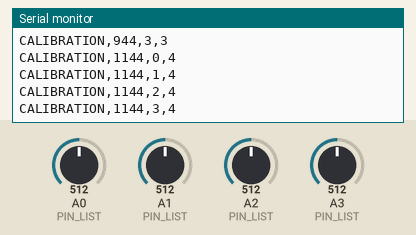
A sketch run on a simulated Arduino Uno, built with avr-gcc and run on an emulated ATmega328P. Parts: the last lines printed to the serial monitor. The test bench sets the inputs (shaded band); at power-on: A0 (PIN_LIST) = 512, A1 (PIN_LIST) = 512, A2 (PIN_LIST) = 512, A3 (PIN_LIST) = 512.

Above: at 1.2 s.
1.3 s: A0 (PIN_LIST) set to 716
At 1.5 s:
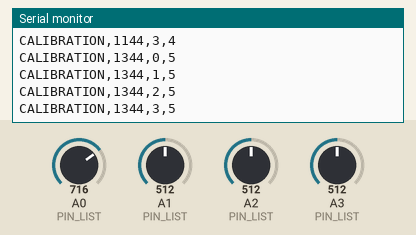
4.6 s: A1 (PIN_LIST) set to 716
At 5.3 s:
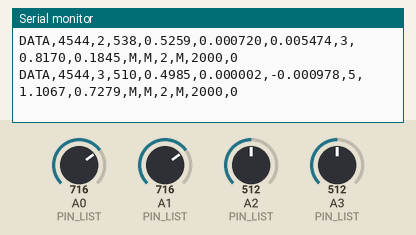
7.9 s: A2 (PIN_LIST) set to 716
At 9.9 s:
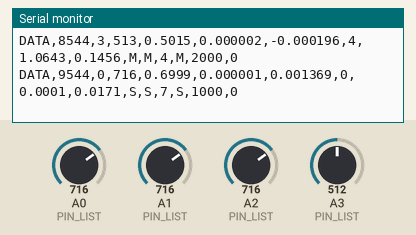
10.0 s: A3 (PIN_LIST) set to 716
At 11.3 s:
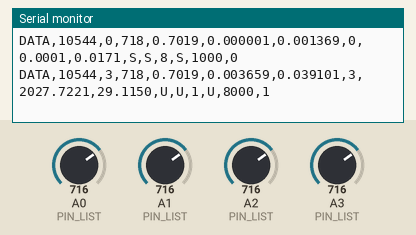
11.5 s: A0 (PIN_LIST) set to 992
At 12.9 s:
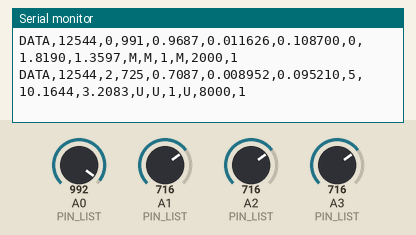
13.0 s: A1 (PIN_LIST) set to 992
At 14.9 s:
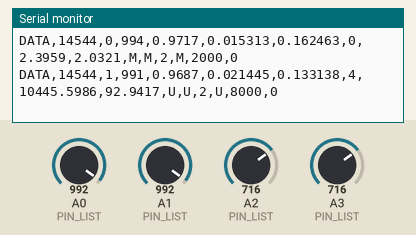
Timing chart, 0 to 15.5 s (numbered marks = the images above; inputs shaded):
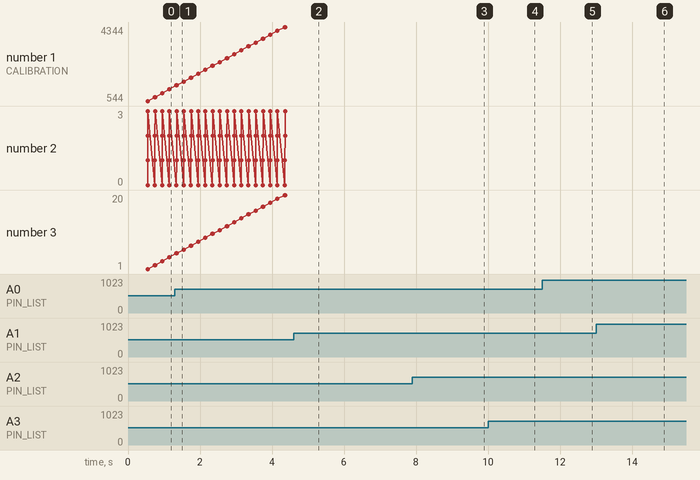

The sketch:

sketch.ino
```cpp
// =============================================================================
//  sketch.ino -- Persistence-Aware Adaptive Sampling for Resource-Efficient
//  IoT Sensing. Implements the locked v4 design in full:
//    sensor -> sliding window -> VAR/TRD/SFI -> calibration normalization ->
//    raw state (S/M/V/U) -> K-consecutive persistence gate -> confirmed
//    state -> state-indexed sampling interval -> next acquisition.
//
//  Board: Arduino Uno. 4 channels on A0-A3 (see diagram.json).
//  Configure ONE experiment (mode, indicator set, K, seed) in config.h,
//  upload, capture Serial Monitor output, repeat per README.md's run matrix.
// =============================================================================

#include <Arduino.h>
#include <math.h>

#include "config.h"
#include "diagnostics.h"
#include "feature_extraction.h"
#include "calibration.h"
#include "classifier.h"
#include "persistence.h"
#include "signal_generator.h"
#include "baselines.h"
#include "logger.h"

// ---- Per-sensor runtime state ----------------------------------------------
const int PIN_LIST[NUM_SENSORS] = ANALOG_PINS;

SlidingWindow          g_window[NUM_SENSORS];
CalibrationState       g_cal[NUM_SENSORS];
PersistenceState       g_pers[NUM_SENSORS];
ThresholdBaselineState g_tb[NUM_SENSORS];

unsigned long g_sampleIndex[NUM_SENSORS];       // total acquisitions incl. warm-up
unsigned long g_activeCount[NUM_SENSORS];       // acquisitions excl. warm-up
unsigned long g_nextDueMs[NUM_SENSORS];
unsigned long g_currentIntervalMs[NUM_SENSORS];

unsigned long g_startMs;
bool g_summaryPrinted = false;

ExecTimeStats g_execStats;

bool g_groundTruthLogged[NUM_SENSORS];
bool g_eventResponseLogged[NUM_SENSORS];

// Transient scenario: count classifications actually taken DURING the
// disturbance window, per v4 S13's mandatory verification requirement.
unsigned long g_transientClassificationCount[NUM_SENSORS];
bool g_inTransientWindow[NUM_SENSORS];

static int scenarioForSignal() {
  return sg_effectiveScenario(EXPERIMENT_MODE);
}

// Returns true if sensor s has a scripted ground-truth event in this
// scenario, and writes its start/end time (ms) and label.
static bool getEventWindow(int s, int scenarioMode, unsigned long &startMs,
                            unsigned long &endMs, const char *&label) {
  if ((scenarioMode == MODE_GRADUAL_CHANGE || scenarioMode == MODE_MIXED_SENSORS) &&
      s == GRADUAL_EVENT_SENSOR) {
    startMs = (unsigned long)GRADUAL_EVENT_START_S * 1000UL;
    endMs   = (unsigned long)GRADUAL_EVENT_END_S * 1000UL;
    label = "GRADUAL_CHANGE";
    return true;
  }
  if ((scenarioMode == MODE_SUDDEN_DISTURBANCE || scenarioMode == MODE_MIXED_SENSORS) &&
      s == SUDDEN_EVENT_SENSOR) {
    startMs = (unsigned long)SUDDEN_EVENT_START_S * 1000UL;
    endMs   = (unsigned long)SUDDEN_EVENT_END_S * 1000UL;
    label = "SUDDEN_DISTURBANCE";
    return true;
  }
  if (scenarioMode == MODE_TRANSIENT_DISTURBANCE && s == TRANSIENT_EVENT_SENSOR) {
    startMs = (unsigned long)TRANSIENT_EVENT_START_S * 1000UL;
    endMs   = startMs + TRANSIENT_EVENT_DURATION_MS;
    label = "TRANSIENT_DISTURBANCE";
    return true;
  }
  return false;
}

void setup() {
  Serial.begin(115200);
  unsigned long serialWaitStart = millis();
  while (!Serial && (millis() - serialWaitStart) < 3000UL) { ; }

  randomSeed(RANDOM_SEED);   // not used by the deterministic signal generator
                             // itself (see signal_generator.h) -- kept so any
                             // future stochastic extension has a fixed seed.

  for (int s = 0; s < NUM_SENSORS; s++) {
    fe_init(g_window[s]);
    cal_init(g_cal[s]);
    g_pers[s].initialized = false;
    tb_init(g_tb[s]);
    g_sampleIndex[s] = 0;
    g_activeCount[s] = 0;
    g_nextDueMs[s] = 0;
    g_currentIntervalMs[s] = FIXED_RATE_INTERVAL_MS;
    g_groundTruthLogged[s] = false;
    g_eventResponseLogged[s] = false;
    g_transientClassificationCount[s] = 0;
    g_inTransientWindow[s] = false;
  }

  exec_init(g_execStats);
  g_startMs = millis();
  g_summaryPrinted = false;

  logBanner();
}

static void runAcquisitionCycle(int s, unsigned long elapsedMs) {
  int scenarioMode = scenarioForSignal();

  int pinRaw = analogRead(PIN_LIST[s]);
  int simulatedAdc = sg_readSimulated(s, pinRaw, elapsedMs, RANDOM_SEED, scenarioMode);
  float xNorm = (float)simulatedAdc / 1023.0f;

  // Baseline 2 is stateless w.r.t. the feature window -- update it exactly
  // once per cycle, in every mode, for diagnostic parity (see baselines.h).
  unsigned long tbInterval = tb_update(g_tb[s], xNorm);

  fe_push(g_window[s], xNorm);
  g_sampleIndex[s]++;

  unsigned long evStart = 0, evEnd = 0;
  const char *evLabel = nullptr;
  bool hasEvent = getEventWindow(s, scenarioMode, evStart, evEnd, evLabel);

  if (hasEvent && !g_groundTruthLogged[s] && elapsedMs >= evStart) {
    logGroundTruth(elapsedMs, s, evLabel);
    g_groundTruthLogged[s] = true;
  }
  if (scenarioMode == MODE_TRANSIENT_DISTURBANCE && hasEvent) {
    g_inTransientWindow[s] = (elapsedMs >= evStart && elapsedMs < evEnd);
  }

  bool warmedUp = (g_sampleIndex[s] >= WARMUP_SAMPLES);

  if (!warmedUp) {
    logWarmup(elapsedMs, s, simulatedAdc);
    if (EXPERIMENT_MODE == MODE_FIXED_RATE)              g_currentIntervalMs[s] = FIXED_RATE_INTERVAL_MS;
    else if (EXPERIMENT_MODE == MODE_THRESHOLD_BASELINE) g_currentIntervalMs[s] = tbInterval;
    else                                                 g_currentIntervalMs[s] = WARMUP_INTERVAL_MS;
    return;
  }

  g_activeCount[s]++;

  unsigned long t0 = micros();

  float ordered[WINDOW_SIZE];
  fe_ordered(g_window[s], ordered);
  uint8_t n = g_window[s].count;

  float varRaw = fe_variance(ordered, n);
  float trdRaw = fe_trend(ordered, n);

  bool calibrating = !g_cal[s].done;
  int sfiRaw = 0;
  float nvi = 0.0f, ntd = 0.0f;
  OpState rawState = STATE_S, candidateState = STATE_S, confirmedState = STATE_S;
  uint16_t runLen = 0;
  bool confirmedTransition = false;

  if (calibrating) {
    bool justFinished = cal_feed(g_cal[s], xNorm);
    if (justFinished) logCalibrationDone(elapsedMs, s, g_cal[s].varBase, g_cal[s].sigmaBase);
  } else {
    float deadband = 1.0f * g_cal[s].sigmaBase;   // k_db = 1.0
    sfiRaw = fe_reversalCount(ordered, n, deadband);
    nvi = varRaw / (g_cal[s].varBase + EPSILON);
    ntd = fabs(trdRaw) / (g_cal[s].sigmaBase + EPSILON);

    rawState = classify(nvi, ntd, sfiRaw, INDICATOR_SET, 1.0f);
    if (!g_pers[s].initialized) pers_init(g_pers[s], rawState);
    confirmedTransition = pers_update(g_pers[s], rawState, (uint16_t)PERSISTENCE_K);

    candidateState = g_pers[s].candidate;
    confirmedState = g_pers[s].confirmed;
    runLen = g_pers[s].runLength;

    if (scenarioMode == MODE_TRANSIENT_DISTURBANCE && g_inTransientWindow[s]) {
      g_transientClassificationCount[s]++;
    }
  }

  unsigned long t1 = micros();
  exec_record(g_execStats, t1 - t0);

  unsigned long interval;
  if (EXPERIMENT_MODE == MODE_FIXED_RATE)              interval = FIXED_RATE_INTERVAL_MS;
  else if (EXPERIMENT_MODE == MODE_THRESHOLD_BASELINE) interval = tbInterval;
  else if (calibrating)                                interval = CALIBRATION_INTERVAL_MS;
  else                                                  interval = intervalForState(confirmedState);
  g_currentIntervalMs[s] = interval;

  if (calibrating) {
    Serial.print(F("CALIBRATION,")); Serial.print(elapsedMs); Serial.print(',');
    Serial.print(s); Serial.print(','); Serial.println(g_cal[s].count);
  } else {
    logData(elapsedMs, s, simulatedAdc, xNorm, varRaw, trdRaw, sfiRaw, nvi, ntd,
            rawState, candidateState, runLen, confirmedState, interval, confirmedTransition);
  }

  if (hasEvent && !calibrating && !g_eventResponseLogged[s] &&
      elapsedMs >= evStart && confirmedTransition) {
    logEventResponse(evStart, elapsedMs, s);
    g_eventResponseLogged[s] = true;
  }
}

static void printSummary() {
  Serial.println();
  Serial.println(F("=============================== EXPERIMENT_SUMMARY ==============================="));
  Serial.print(F("RUN_CONFIG,mode=")); Serial.print(modeName(EXPERIMENT_MODE));
  Serial.print(F(",indicator_set=")); Serial.print(indicatorSetName(INDICATOR_SET));
  Serial.print(F(",K=")); Serial.print(PERSISTENCE_K);
  Serial.print(F(",seed=")); Serial.println(RANDOM_SEED);

  unsigned long fixedRefPerSensor = OBSERVATION_WINDOW_MS / FIXED_RATE_INTERVAL_MS;
  unsigned long fixedRefTotal = fixedRefPerSensor * NUM_SENSORS;

  unsigned long totalActive = 0;
  unsigned long totalRawTransitions = 0;
  unsigned long totalConfirmedTransitions = 0;

  for (int s = 0; s < NUM_SENSORS; s++) {
    totalActive += g_activeCount[s];
    totalRawTransitions += g_pers[s].rawTransitions;
    totalConfirmedTransitions += g_pers[s].confirmedTransitions;

    float sensorARR = (fixedRefPerSensor > 0)
      ? 100.0f * (float)((long)fixedRefPerSensor - (long)g_activeCount[s]) / (float)fixedRefPerSensor
      : 0.0f;

    float tsr = 0.0f;
    bool tsrValid = pers_computeTSR(g_pers[s], tsr);

    Serial.print(F("SENSOR_SUMMARY,s=")); Serial.print(s);
    Serial.print(F(",acquisitions=")); Serial.print(g_activeCount[s]);
    Serial.print(F(",fixed_ref=")); Serial.print(fixedRefPerSensor);
    Serial.print(F(",ARR_pct=")); Serial.print(sensorARR, 2);
    Serial.print(F(",raw_transitions=")); Serial.print(g_pers[s].rawTransitions);
    Serial.print(F(",confirmed_transitions=")); Serial.print(g_pers[s].confirmedTransitions);
    Serial.print(F(",TSR_pct="));
    if (tsrValid) Serial.print(tsr, 2); else Serial.print(F("n/a"));
    Serial.print(F(",final_confirmed_state=")); Serial.print(stateLabel(g_pers[s].confirmed));
    if (EXPERIMENT_MODE == MODE_TRANSIENT_DISTURBANCE) {
      Serial.print(F(",transient_window_classifications="));
      Serial.print(g_transientClassificationCount[s]);
      Serial.print(F(" [verify: should be < K for every K>1 tested, per v4 design S13]"));
    }
    Serial.println();
  }

  float overallARR = (fixedRefTotal > 0)
    ? 100.0f * (float)((long)fixedRefTotal - (long)totalActive) / (float)fixedRefTotal
    : 0.0f;

  Serial.print(F("TOTAL,acquisitions=")); Serial.print(totalActive);
  Serial.print(F(",fixed_ref=")); Serial.print(fixedRefTotal);
  Serial.print(F(",ARR_pct=")); Serial.print(overallARR, 2);
  Serial.print(F(",raw_transitions=")); Serial.print(totalRawTransitions);
  Serial.print(F(",confirmed_transitions=")); Serial.println(totalConfirmedTransitions);

  Serial.println(F("--- Computational overhead (measured on THIS run, THIS platform) ---"));
  Serial.print(F("OVERHEAD,classification_cycles=")); Serial.print(g_execStats.count);
  Serial.print(F(",avg_us=")); Serial.print(exec_avgUs(g_execStats), 1);
  Serial.print(F(",min_us=")); Serial.print(g_execStats.minUs);
  Serial.print(F(",max_us=")); Serial.println(g_execStats.maxUs);
  Serial.print(F("OVERHEAD,free_ram_bytes=")); Serial.println(freeRamBytes());
  Serial.println(F("(Flash/program size: read from the Wokwi/Arduino IDE compile"));
  Serial.println(F(" output, or see README.md for figures from a reference build.)"));

  Serial.println(F("--- Internal accounting note ---"));
  Serial.println(F("VALIDATION,counts_consistent=YES (acquisitions are counted exactly"));
  Serial.println(F("  once per cycle, at the point of logging -- there is no separate"));
  Serial.println(F("  summary-vs-CSV path in this implementation that could disagree.)"));

  Serial.println(F("====================================================================================="));
}

void loop() {
  unsigned long elapsedMs = millis() - g_startMs;

  if (elapsedMs >= OBSERVATION_WINDOW_MS) {
    if (!g_summaryPrinted) {
      printSummary();
      g_summaryPrinted = true;
    }
    return;
  }

  for (int s = 0; s < NUM_SENSORS; s++) {
    if (elapsedMs >= g_nextDueMs[s]) {
      runAcquisitionCycle(s, elapsedMs);
      g_nextDueMs[s] = elapsedMs + g_currentIntervalMs[s];
    }
  }
}
```

baselines.h
```cpp
#ifndef BASELINES_H
#define BASELINES_H

#include <math.h>
#include "config.h"

// =============================================================================
//  baselines.h
//  Baseline 1 (fixed-rate reference) and Baseline 2 (simple threshold-based
//  adaptive sampling). Both are independent of the VAR/TRD/SFI classifier --
//  the classifier still runs in parallel in every mode as a diagnostic
//  cross-check (see sketch.ino), but it is these two functions -- not the
//  classifier -- that actually control FIXED_RATE / THRESHOLD_BASELINE
//  scheduling.
// =============================================================================

// Baseline 2: |x_t - x_(t-1)| > THRESHOLD_VALUE -> short interval, else long.
struct ThresholdBaselineState {
  float lastValue;
  bool hasLast;
};

static inline void tb_init(ThresholdBaselineState &t) {
  t.lastValue = 0.0f;
  t.hasLast = false;
}

// Returns the next sampling interval (ms) and updates lastValue. Call exactly
// once per acquisition cycle, regardless of experiment mode (see sketch.ino
// -- this keeps the delta bookkeeping correct even when THRESHOLD_BASELINE
// is not the active mode, in case it's needed for diagnostic parity).
static inline unsigned long tb_update(ThresholdBaselineState &t, float normalizedReading) {
  unsigned long interval;
  if (!t.hasLast) {
    interval = 1000UL;   // first reading: no delta available yet
  } else {
    float delta = fabs(normalizedReading - t.lastValue);
    interval = (delta > THRESHOLD_VALUE) ? 1000UL : 4000UL;
  }
  t.lastValue = normalizedReading;
  t.hasLast = true;
  return interval;
}

#endif // BASELINES_H
```

calibration.h
```cpp
#ifndef CALIBRATION_H
#define CALIBRATION_H

#include <stdint.h>
#include <math.h>
#include "config.h"
#include "feature_extraction.h"

// =============================================================================
//  calibration.h
//  One-time per-sensor calibration baseline. Computed from the first
//  CALIBRATION_SAMPLES normalized readings collected immediately after the
//  WARMUP_SAMPLES gate, before adaptive control begins. VAR_base / sigma_base
//  are then fixed for the rest of the run and used to normalize VAR/TRD/SFI
//  into scale-independent NVI/NTD -- this is what makes the classification
//  thresholds channel-agnostic instead of tuned to one specific noise level.
// =============================================================================

struct CalibrationState {
  float samples[CALIBRATION_SAMPLES];
  uint8_t count;
  bool done;
  float varBase;
  float sigmaBase;
};

static inline void cal_init(CalibrationState &c) {
  c.count = 0;
  c.done = false;
  c.varBase = 0.0f;
  c.sigmaBase = 0.0f;
}

// Feed one post-warmup normalized reading. Returns true on the cycle
// calibration completes (caller should log a CALIBRATION_DONE line then).
static inline bool cal_feed(CalibrationState &c, float normalizedReading) {
  if (c.done) return false;
  if (c.count < CALIBRATION_SAMPLES) {
    c.samples[c.count] = normalizedReading;
    c.count++;
  }
  if (c.count >= CALIBRATION_SAMPLES && !c.done) {
    c.varBase = fe_variance(c.samples, CALIBRATION_SAMPLES);
    c.sigmaBase = sqrt(c.varBase);
    c.done = true;
    return true;
  }
  return false;
}

#endif // CALIBRATION_H
```

classifier.h
```cpp
#ifndef CLASSIFIER_H
#define CLASSIFIER_H

#include <stdint.h>
#include "config.h"

// =============================================================================
//  classifier.h
//  Operational-state classification: S (Stable) / M (Moderate variation) /
//  V (High variation) / U (Unstable). Thresholds apply to NORMALIZED
//  indicators (NVI, NTD) plus the raw SFI reversal count.
//
//  INDICATOR_SET selects the RQ3 ablation: a dropped indicator's condition
//  is treated as always-satisfied, so it cannot by itself block a tighter
//  state -- "reuse the same breakpoints, drop the omitted indicator's check".
// =============================================================================

enum OpState : uint8_t { STATE_S = 0, STATE_M = 1, STATE_V = 2, STATE_U = 3 };

static inline const char* stateLabel(OpState s) {
  switch (s) {
    case STATE_S: return "S";
    case STATE_M: return "M";
    case STATE_V: return "V";
    default:      return "U";
  }
}

struct StateThreshold {
  float nviMax;
  float ntdMax;
  int   sfiMax;
};

// Nominal thresholds (multiplier = 1.0). For the S8/S13 sensitivity sweep,
// pass 0.7f / 1.3f as thresholdMultiplier to classify() instead of editing
// these values directly.
static const StateThreshold THRESH_S = { 1.5f, 1.0f, 2 };
static const StateThreshold THRESH_M = { 4.0f, 3.0f, 5 };
static const StateThreshold THRESH_V = { 10.0f, 8.0f, 8 };

static inline bool thresholdHolds(const StateThreshold &t, float nvi, float ntd, int sfi,
                                   bool checkVar, bool checkTrd, bool checkSfi,
                                   float mult) {
  if (checkVar && !(nvi < t.nviMax * mult)) return false;
  if (checkTrd && !(ntd < t.ntdMax * mult)) return false;
  if (checkSfi && !(sfi <= t.sfiMax)) return false;   // integer count, not scaled
  return true;
}

static inline OpState classify(float nvi, float ntd, int sfi, uint8_t indicatorSet,
                                float thresholdMultiplier) {
  bool checkVar = true;                                   // VAR always included
  bool checkTrd = (indicatorSet != INDICATOR_VAR_ONLY);
  bool checkSfi = (indicatorSet == INDICATOR_FULL);

  if (thresholdHolds(THRESH_S, nvi, ntd, sfi, checkVar, checkTrd, checkSfi, thresholdMultiplier)) return STATE_S;
  if (thresholdHolds(THRESH_M, nvi, ntd, sfi, checkVar, checkTrd, checkSfi, thresholdMultiplier)) return STATE_M;
  if (thresholdHolds(THRESH_V, nvi, ntd, sfi, checkVar, checkTrd, checkSfi, thresholdMultiplier)) return STATE_V;
  return STATE_U;
}

// State-indexed sampling-interval policy.
static inline unsigned long intervalForState(OpState s) {
  switch (s) {
    case STATE_S: return 1000UL;
    case STATE_M: return 2000UL;
    case STATE_V: return 4000UL;
    default:      return 8000UL;   // STATE_U
  }
}

#endif // CLASSIFIER_H
```

Source omitted: diagnostics.h (1439 bytes), feature_extraction.h (3044 bytes), logger.h (4894 bytes), persistence.h (3115 bytes), signal_generator.h (5268 bytes), config.h (5003 bytes)

Measured:
- after the input at 7.9 s, the serial monitor: prints a new line after 0.65 s (image 3)
- after the input at 10.0 s, the serial monitor: prints a new line after 0.55 s (image 4)
- after the input at 11.5 s, the serial monitor: prints a new line after 0.05 s (image 5)
- after the input at 13.0 s, the serial monitor: prints a new line after 1.6 s (image 6)
